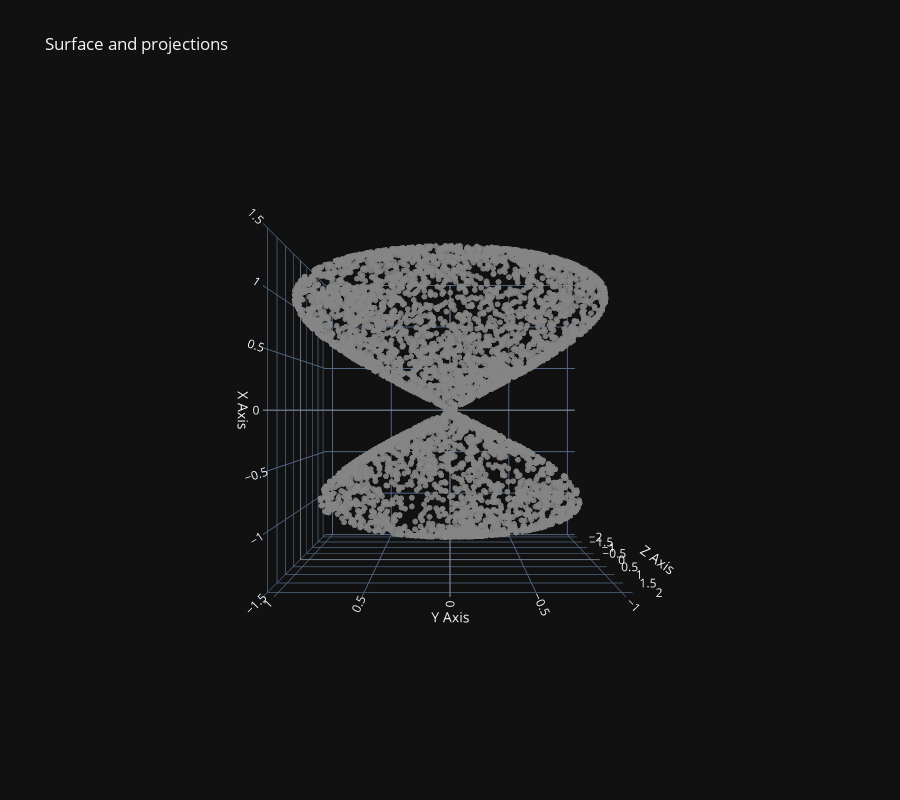

The notebook cell saved with this chart:
### Code cell
from jnlr.utils.samplers import langevin_implicit

def f(xyz):
    x, y, z = xyz
    return x**4 - x**2 + y**2 + z**2 - 2*x*z
Y_lang = langevin_implicit(f, n_samples=5000, burn=100, thin=2, sigma=0.1, lam=0.01, kappa=0.02, R=3.0)
fig = plot_3d_projection(Y_lang)
fig.update_layout(scene_camera=dict(eye=dict(x=0., y=0., z=2.5)))

### Figure 1 — Plotly figure (JSON) as saved in the notebook; plotly's stock layout.template omitted (floating-point values rounded to 4 significant figures; data arrays with more than 128 entries replaced by an {"elided": "..."} marker saying what was removed)
{"data": [{"marker": {"color": "rgba(120,120,120,0.9)", "size": 2}, "mode": "markers", "name": "original", "x": {"elided": "5000 float values"}, "y": {"elided": "5000 float values"}, "z": {"elided": "5000 float values"}, "type": "scatter3d"}], "layout": {"height": 800, "legend": {"itemsizing": "constant"}, "scene": {"aspectmode": "cube", "camera": {"eye": {"x": 0, "y": 0, "z": 2.5}}, "xaxis": {"title": {"text": "X Axis"}}, "yaxis": {"title": {"text": "Y Axis"}}, "zaxis": {"title": {"text": "Z Axis"}}}, "title": {"text": "Surface and projections"}}}
